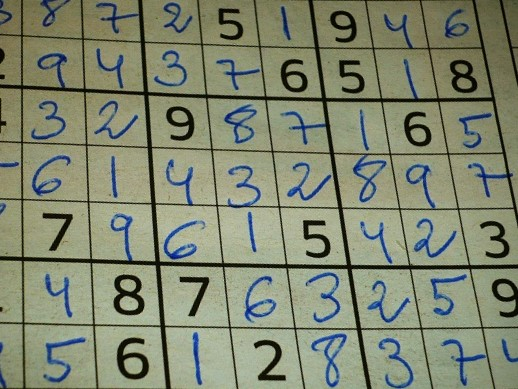
#> input picture soduku.jpg, 518 x 389 px
$ python main.py
#> lines starting #> are read from the running program, lines starting #| are printed output that depends on the picture; after the words box and inside, x2 and y2 are one past the last pixel; in counts of white or black regions, pixels touching at a corner belong together
import cv2
import numpy as np
def accumulator(image,threshold_val):
    rows_in_image_matrix = image.shape[0]
    cols_in_image_matrix = image.shape[1]
    rmax = int(np.sqrt(rows_in_image_matrix**2+cols_in_image_matrix**2))
    beg = -rmax
    #setting up accumulator matrix
    num = 2*rmax+2
    acc = np.zeros(num*182).reshape(num,182)
    for i in range(1,num):
        acc[i][0] = beg
        beg = beg+1
    for j in range(1,182):
        acc[0][j]=j-1
    #we have finished setting up the accumulator matrix
    #now instead of for each pixel, we willl compare for only those where value=255
    #since only they form lines
    row_indices,col_indices = np.where(image==255)
    for k in range(0,len(row_indices)):
        x = col_indices[k]
        y = row_indices[k]
        for theta in range(0,181):
            theta_rad = theta*np.pi/180
            rho = int(x*np.cos(theta_rad)+y*np.sin(theta_rad))
            acc[rho+rmax+1][theta+1]+=1
    hough = []
    row_threshold,col_threshold = np.where(acc>=threshold_val)
    for z in range(0,len(row_threshold)):
        if col_threshold[z]!=0 and row_threshold[z]!=0:
            hough.append([row_threshold[z]-rmax-1,col_threshold[z]-1])
    return hough
x = cv2.imread('./soduku.jpg')
#> x is the input picture: shape (389, 518, 3); mean B, G, R 112.1, 134.6, 128.5
cv2.imshow('Original Image',x)
cv2.waitKey()
cv2.destroyAllWindows()
x_gray= cv2.cvtColor(x,cv2.COLOR_BGR2GRAY)
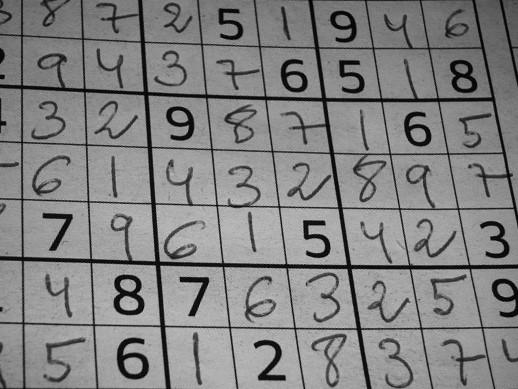
#> x_gray: shape (389, 518); min 0, max 206, mean 130.2
canny_edged = cv2.Canny(x_gray,70,100,apertureSize=3)
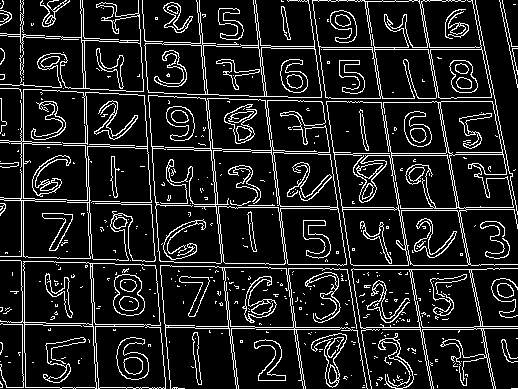
#> canny_edged: shape (389, 518); 12.6% white in thin lines or dots
hough_lines = accumulator(canny_edged,200)
#> after the loop in accumulator, `for i in range(1,num):`:
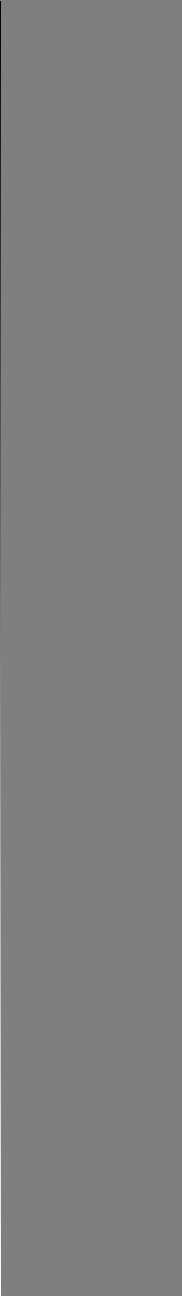
#> acc: shape (1296, 182) float64; min -647, max 647, mean 0; drawn with min black and max white
#> the loop in accumulator, `for k in range(0,len(row_indices)):` made 25369 passes
#> x on passes 1 to 3: 2, 20, 23
#> in accumulator, `row_threshold,col_threshold = np.where(acc>=threshold_val)`: row_threshold = 471 values from 237 to 1295; col_threshold = 471 values, max 181 at index 7, min 0 at index 15, mean 5.89
#> after the loop in accumulator, `for z in range(0,len(row_threshold)):`: hough = [[-411, 169], [-358, 170], [-356, 170], [-252, 173], [-250, 173], [-136, 176], [-82, 178], [-22, 180], [-20, 180], [23, 0], [35, 92], [40, 91], [140, 92], [142, 92], [145, 91], [200, 91], [202, 91], [258, 91], [262, 91], [321, 91], [323, 91], [327, 90], [329, 90]]
#> hough_lines has the same summary as hough in accumulator
for points in hough_lines:
    rho = points[0]
    theta = points[1]
    a = np.cos(theta*np.pi/180)
    b = np.sin(theta*np.pi/180)
    x0 = a*rho
    y0 = b*rho
    x1 = int(x0+1000*(-b))
    y1 = int(y0+1000*(a))
    x2 = int(x0-1000*(-b))
    y2 = int(y0-1000*(a))
    cv2.line(x,(x1,y1),(x2,y2),(255,0,0),2)
#> this loop made 23 passes
#> (rho, theta, a, b, x0, y0, x1, y1) on passes 1 to 12: (-411, 169, -0.982, 0.191, 403.4, -78.42, 212, -1060), (-358, 170, -0.985, 0.174, 352.6, -62.17, 178, -1046), (-356, 170, -0.985, 0.174, 350.6, -61.82, 176, -1046), (-252, 173, -0.993, 0.122, 250.1, -30.71, 128, -1023), (-250, 173, -0.993, 0.122, 248.1, -30.47, 126, -1023), (-136, 176, -0.998, 0.0698, 135.7, -9.49, 65, -1007), (-82, 178, -0.999, 0.0349, 81.95, -2.86, 47, -1002), (-22, 180, -1, 1.22e-16, 22, -2.69e-15, 21, -1000), (-20, 180, -1, 1.22e-16, 20, -2.45e-15, 19, -1000), (23, 0, 1, 0, 23, 0, 23, 1000), (35, 92, -0.0349, 0.999, -1.22, 34.98, -1000, 0), (40, 91, -0.0175, 1, -0.698, 39.99, -1000, 22)
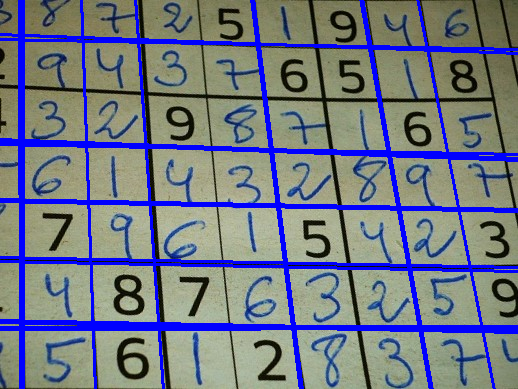
#> x: shape (389, 518, 3); 12.36% of pixels changed, all inside (x1, y1, x2, y2) = (0, 0, 518, 389)
cv2.imshow('Hough Lines', x)
cv2.waitKey()
cv2.destroyAllWindows()
